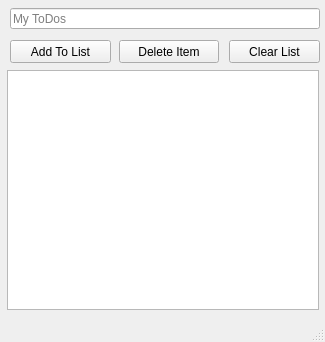
<?xml version="1.0" encoding="UTF-8"?>
<ui version="4.0">
 <class>MainWindow</class>
 <widget class="QMainWindow" name="MainWindow">
  <property name="geometry">
   <rect>
    <x>0</x>
    <y>0</y>
    <width>325</width>
    <height>342</height>
   </rect>
  </property>
  <property name="windowTitle">
   <string>ToDo List</string>
  </property>
  <widget class="QWidget" name="centralwidget">
   <widget class="QLineEdit" name="lineEdit">
    <property name="geometry">
     <rect>
      <x>10</x>
      <y>8</y>
      <width>310</width>
      <height>21</height>
     </rect>
    </property>
    <property name="readOnly">
     <bool>false</bool>
    </property>
    <property name="placeholderText">
     <string>My ToDos</string>
    </property>
   </widget>
   <widget class="QListWidget" name="toDoList">
    <property name="geometry">
     <rect>
      <x>7</x>
      <y>70</y>
      <width>312</width>
      <height>240</height>
     </rect>
    </property>
   </widget>
   <widget class="QPushButton" name="add">
    <property name="geometry">
     <rect>
      <x>10</x>
      <y>40</y>
      <width>101</width>
      <height>23</height>
     </rect>
    </property>
    <property name="text">
     <string>Add To List</string>
    </property>
   </widget>
   <widget class="QPushButton" name="deleteItem">
    <property name="geometry">
     <rect>
      <x>119</x>
      <y>40</y>
      <width>100</width>
      <height>23</height>
     </rect>
    </property>
    <property name="text">
     <string>Delete Item</string>
    </property>
   </widget>
   <widget class="QPushButton" name="reset">
    <property name="geometry">
     <rect>
      <x>229</x>
      <y>40</y>
      <width>91</width>
      <height>23</height>
     </rect>
    </property>
    <property name="text">
     <string>Clear List</string>
    </property>
   </widget>
  </widget>
  <widget class="QMenuBar" name="menubar">
   <property name="geometry">
    <rect>
     <x>0</x>
     <y>0</y>
     <width>325</width>
     <height>21</height>
    </rect>
   </property>
  </widget>
  <widget class="QStatusBar" name="statusbar"/>
 </widget>
 <resources/>
 <connections/>
</ui>
